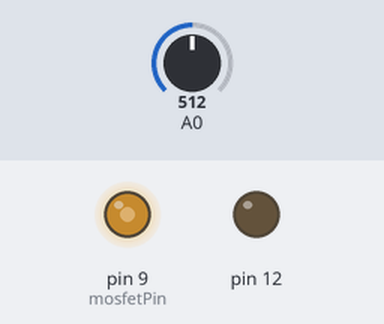
Recording of a sketch running on a simulated Arduino Uno, built with avr-gcc and run on an emulated ATmega328P. Shown: output pins drawn as LEDs (lit = HIGH). Inputs (shaded band) come from the test bench; at power-on: A0 = 512.

Above: at 1.2 s.
1.3 s: A0 set to 716
At 1.8 s:
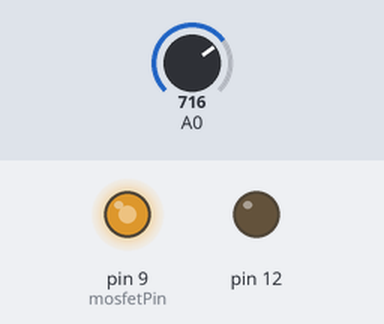
2.8 s: A0 set to 900
At 3.1 s:
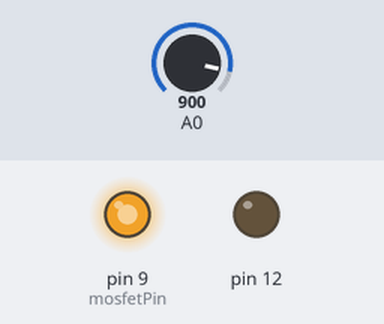
4.3 s: A0 set to 122
At 5.5 s:
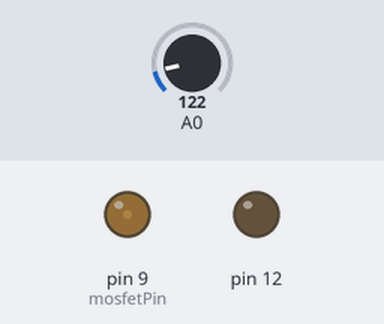
5.8 s: A0 set to 0
At 6.8 s:
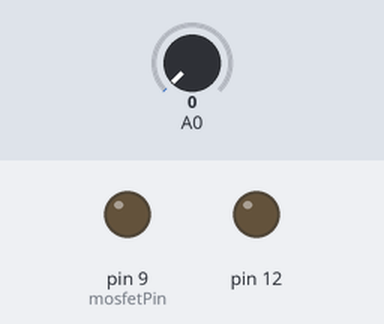
Timing chart, 0 to 8.3 s (numbered marks = the images above; inputs shaded):
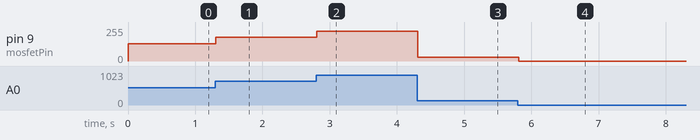

Measured:
- after the input at 1.3 s, pin 9 (mosfetPin): 128/255 → 178/255 at once
- after the input at 2.8 s, pin 9 (mosfetPin): 178/255 → 224/255 at once
- after the input at 4.3 s, pin 9 (mosfetPin): 224/255 → 30/255 at once
- after the input at 5.8 s, pin 9 (mosfetPin): 30/255 → 0/255 at once

The sketch:

firstBlink.ino
```cpp
char mosfetPin=9;

void setup()
{
  pinMode(12, OUTPUT);
  pinMode(9, OUTPUT);
  pinMode(14,INPUT);
  analogReference(DEFAULT);
  TCCR1A |= (1 << WGM10)|(1 << WGM11);
  TCCR1B |= (1 << WGM12);
}

void loop()
{
  int bright (analogRead (0));
  analogWrite (mosfetPin, bright);
  delay(50);
}
```
